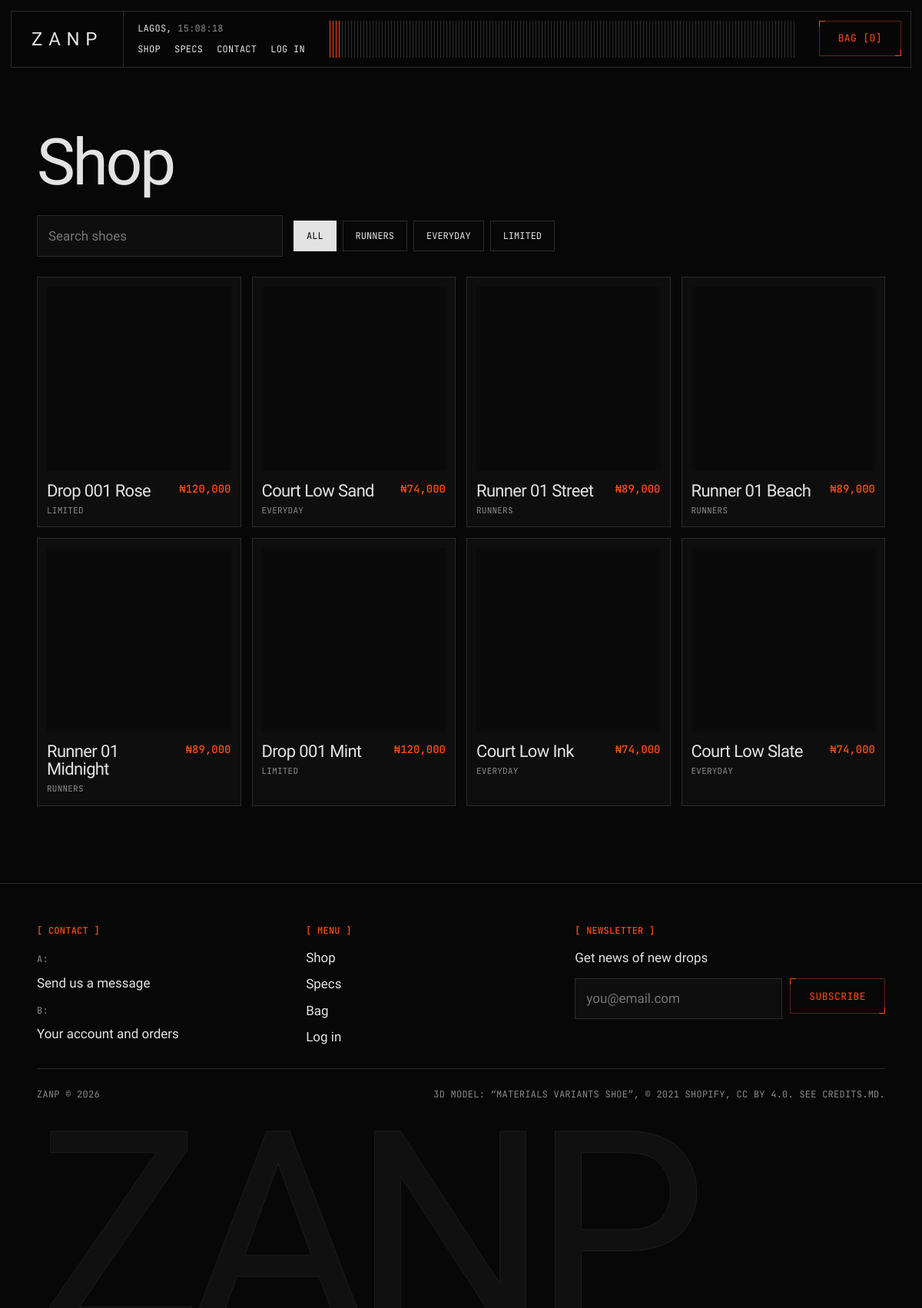
The page /shop.php on the database its author committed.
### tables this page shows
CREATE TABLE categories (
  id INT UNSIGNED AUTO_INCREMENT PRIMARY KEY,
  name VARCHAR(80) NOT NULL,
  slug VARCHAR(80) NOT NULL UNIQUE
);

CREATE TABLE products (
  id INT UNSIGNED AUTO_INCREMENT PRIMARY KEY,
  category_id INT UNSIGNED NOT NULL,
  name VARCHAR(120) NOT NULL,
  slug VARCHAR(140) NOT NULL UNIQUE,
  description TEXT NOT NULL,
  price DECIMAL(10,2) NOT NULL,
  variant_index TINYINT UNSIGNED NOT NULL DEFAULT 0,
  tint VARCHAR(7) NOT NULL DEFAULT '#ffffff',
  image VARCHAR(255) NULL,
  model VARCHAR(255) NULL,
  stock INT NOT NULL DEFAULT 20,
  featured TINYINT(1) NOT NULL DEFAULT 0,
  created_at TIMESTAMP NOT NULL DEFAULT CURRENT_TIMESTAMP,
  INDEX idx_cat (category_id),
  INDEX idx_featured (featured),
  FULLTEXT KEY ft_search (name, description),
  CONSTRAINT fk_prod_cat FOREIGN KEY (category_id) REFERENCES categories(id) ON DELETE RESTRICT
);

### includes/bootstrap.php (called while the page is built, shortened)
<?php
function e($v): string { return htmlspecialchars((string)$v, ENT_QUOTES, 'UTF-8'); }
function money($n): string { return '₦' . number_format((float)$n); }
function url(string $p = ''): string { return BASE_URL . ltrim($p, '/'); }

### includes/card.php (the view, shortened to what this page needs)
<a class="card" href="<?= url('product.php?slug=' . urlencode($p['slug'])) ?>">
  <div class="thumb"><?php if (!empty($n)): ?><span class="no mono">[<?= str_pad((string)$n, 2, "0", STR_PAD_LEFT) ?>]</span><?php endif; ?>
  </div>
  <div class="meta"><h3><?= e($p['name']) ?></h3><span><?= money($p['price']) ?></span></div>
  <p class="cat mono"><?= e($p['cat'] ?? '') ?></p>
</a>

### shop.php (shortened to what this page needs)
<?php
require __DIR__ . '/includes/bootstrap.php';
$cats = $pdo->query('SELECT * FROM categories ORDER BY id')->fetchAll();
$q = trim((string)($_GET['q'] ?? '')); $cat = (string)($_GET['cat'] ?? '');
include __DIR__ . '/includes/header.php';
?>
<section class="wrap">
  <h1 class="page-h">Shop</h1>
  <div class="filters">
    <input id="q" type="search" placeholder="Search shoes" value="<?= e($q) ?>" aria-label="Search shoes">
    <div class="chips" role="group" aria-label="Category">
      <button class="chip" data-cat="" aria-pressed="<?= $cat === '' ? 'true' : 'false' ?>">All</button>
      <?php foreach ($cats as $c): ?><button class="chip" data-cat="<?= e($c['slug']) ?>" aria-pressed="<?= $cat === $c['slug'] ? 'true' : 'false' ?>"><?= e($c['name']) ?></button><?php endforeach; ?>
    </div>
  </div>
  <div class="grid" id="grid" aria-live="polite">
    <?php $_GET['q'] = $q; $_GET['cat'] = $cat; $html_only = true; include __DIR__ . '/api/products.php'; ?>
  </div>
</section>
<?php include __DIR__ . '/includes/footer.php'; ?>

### api/products.php (shortened to what this page needs)
<?php
require_once __DIR__ . '/../includes/bootstrap.php';
$sql = 'SELECT p.*, c.name AS cat FROM products p JOIN categories c ON c.id=p.category_id WHERE 1=1';
$args = [];
$sql .= ' ORDER BY p.featured DESC, p.id DESC';
$st = $pdo->prepare($sql); $st->execute($args);
$rows = $st->fetchAll();
foreach ($rows as $p) include __DIR__ . '/../includes/card.php';

### assets/css/style.css (style rules this page uses)
:root { --bg:#070707;--panel:#0e0e0e;--line:#2b2b2b;--ink:#e3e3e3;--mute:#8a8a8a;--accent:#ff4d12 }
* { box-sizing:border-box }
html { scroll-behavior:smooth }
body { margin:0;background:var(--bg);color:var(--ink);font:400 17px/1.55 'Inter Tight',system-ui,sans-serif;-webkit-font-smoothing:antialiased }
h1,h2,h3,h4 { font-weight:500;letter-spacing:-.04em;line-height:.95;margin:0 }
a { color:inherit }
.mono,.hud,.btn,.chip,.nlmsg,.no,.cat,.tag { font-family:'JetBrains Mono',ui-monospace,monospace }
.mono { font-size:12px;letter-spacing:.02em;text-transform:uppercase }
.wrap { padding:clamp(24px,5vw,72px) clamp(18px,4vw,56px) }
.page-h { font-size:clamp(44px,7vw,112px);margin-bottom:28px }
.grid { display:grid;grid-template-columns:repeat(auto-fill,minmax(260px,1fr));gap:14px }
.card { text-decoration:none;display:block;border:1px solid var(--line);padding:12px;background:var(--panel) }
.thumb { position:relative;aspect-ratio:1;background:#0a0a0a;overflow:hidden;display:grid;place-items:center }
.meta { display:flex;justify-content:space-between;gap:12px;margin-top:14px }
.meta h3 { font-size:22px;letter-spacing:-.03em;line-height:1.05 }
.meta span { font:500 14px 'JetBrains Mono',monospace;white-space:nowrap;color:var(--accent) }
.cat { margin:6px 0 0;color:var(--mute);font-size:11px;text-transform:uppercase }
.filters { display:flex;flex-wrap:wrap;gap:14px;align-items:center;margin-bottom:26px }
input,select,textarea { font:inherit;color:inherit }
#q,.form input,.form select,.form textarea { width:100%;padding:13px 14px;border:1px solid var(--line);border-radius:0;background:var(--panel) }
#q { max-width:320px }
.chips { display:flex;gap:8px;flex-wrap:wrap }
.chip { height:40px;padding:0 16px;border:1px solid var(--line);background:transparent;color:var(--ink);font-size:12px;text-transform:uppercase;cursor:pointer }
.chip[aria-pressed=true] { background:var(--ink);color:#070707;border-color:var(--ink) }

### rows shown on the page
categories: name "RUNNERS"
categories: name "EVERYDAY"
categories: name "LIMITED"
products: name "Drop 001 Rose", price "₦120,000", category.name "LIMITED"
products: name "Court Low Sand", price "₦74,000", category.name "EVERYDAY"
products: name "Runner 01 Street", price "₦89,000", category.name "RUNNERS"
products: name "Runner 01 Beach", price "₦89,000", category.name "RUNNERS"
products: name "Runner 01 Midnight", price "₦89,000", category.name "RUNNERS"
products: name "Drop 001 Mint", price "₦120,000", category.name "LIMITED"
products: name "Court Low Ink", price "₦74,000", category.name "EVERYDAY"
products: name "Court Low Slate", price "₦74,000", category.name "EVERYDAY"

### other values the page prints
setting('site_name', 'ZANP') "ZANP"
cart_count() "0"
